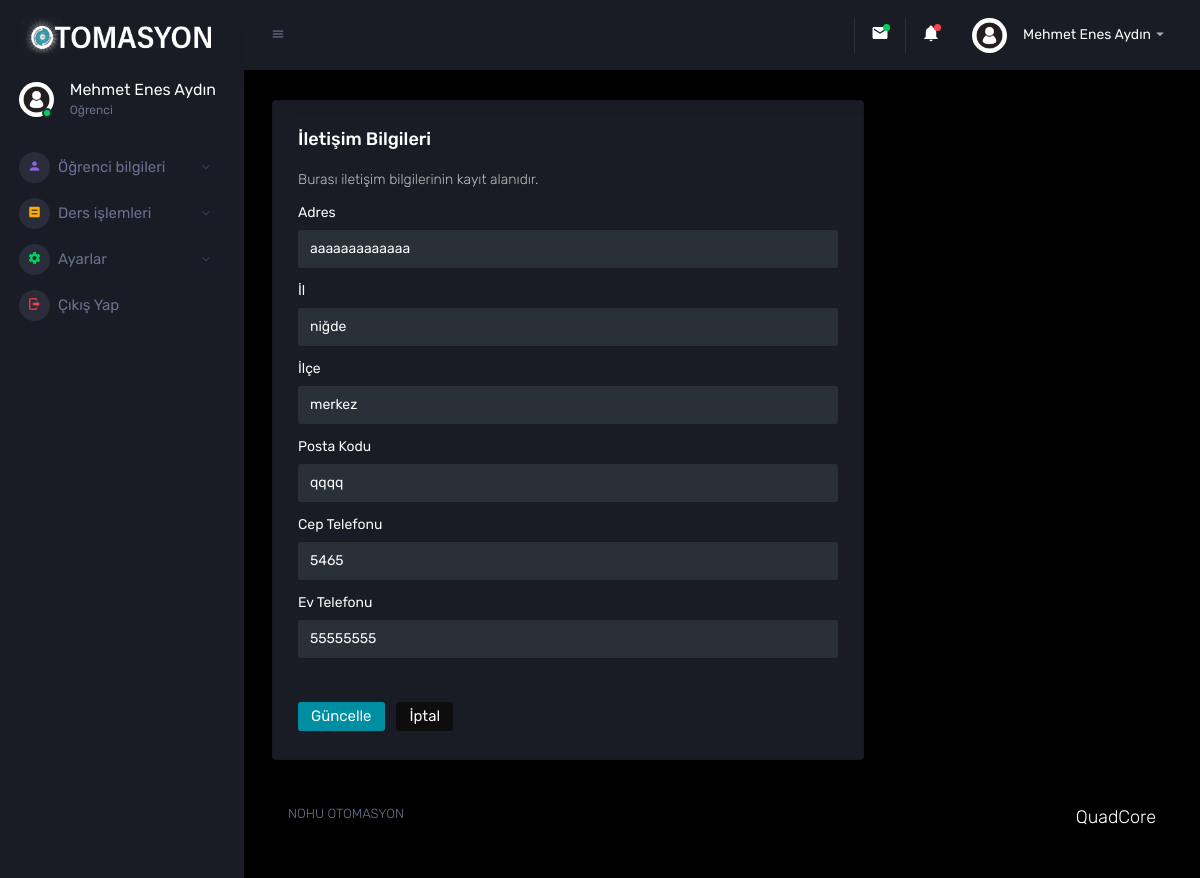
Screenshot of /iletisim-bilgileri-duzenleme.php (signed in) with the database file from the repository.
### tables this page shows
CREATE TABLE `kullanicilar` (
  `kullanici_id` int(11) NOT NULL,
  `kullanici_ad` varchar(200) NOT NULL,
  `kullanici_soyad` varchar(200) NOT NULL,
  `kullanici_no` int(20) NOT NULL,
  `kullanici_sifre` varchar(300) NOT NULL,
  `kullanici_bolum` text NOT NULL,
  `kullanici_sinif` int(11) NOT NULL,
  `kullanici_yetki` int(11) NOT NULL DEFAULT 0,
  `kullanici_sonzaman` datetime NOT NULL,
  `kullanici_tc` text NOT NULL,
  `kullanici_dogumt` text NOT NULL,
  `kullanici_dogumy` text NOT NULL,
  `kullanici_adres` text NOT NULL,
  `kullanici_il` text NOT NULL,
  `kullanici_ilce` text NOT NULL,
  `kullanici_evtel` text NOT NULL,
  `kullanici_postkod` text NOT NULL,
  `kullanici_ceptel` text NOT NULL
);

### iletisim-bilgileri-duzenleme.php (the view, shortened to what this page needs)
     <?php require_once'header.php'; ?>
    <?php require_once'sidebar.php'; ?>
    <div class="container-fluid page-body-wrapper">
     <div class="main-panel">
      <div class="content-wrapper">
<div class="row">
              <div class="col-md-8 grid-margin stretch-card">
                <div class="card">
                  <div class="card-body">
                    <h4 class="card-title">İletişim Bilgileri</h4>
                    <p class="card-description"> Burası iletişim bilgilerinin kayıt alanıdır. </p>
                    <form action="nedmin/islem.php" method="POST" class="forms-sample">
                      <div  class="form-group">
                        <label for="exampleInputUsername1">Adres</label>
                        <input name="adres" type="text" class="form-control" id="exampleInputUsername1" value="<?php echo $kullanicicek['kullanici_adres'] ?>">
                      </div>
                      <div class="form-group">
                        <label for="exampleInputPassword1">İl</label>
                        <input name="il" type="text" class="form-control" id="exampleInputPassword1"  value="<?php echo $kullanicicek['kullanici_il'] ?>">
                      </div>
                      <div class="form-group">
                        <label for="exampleInputConfirmPassword1">İlçe</label>
                        <input name="ilce" type="text" class="form-control" id="exampleInputConfirmPassword1"  value="<?php echo $kullanicicek['kullanici_ilce'] ?>">
                      </div>
                      <div class="form-group">
                        <label for="exampleInputConfirmPassword1">Posta Kodu</label>
                        <input name="postkod" type="text" class="form-control" id="exampleInputConfirmPassword1"  value="<?php echo $kullanicicek['kullanici_postkod'] ?>">
                      </div>
                      <div class="form-group">
                        <label for="exampleInputEmail1">Cep Telefonu</label>
                        <input name="ceptel" type="text" class="form-control" id="exampleInputEmail1"  value="<?php echo $kullanicicek['kullanici_ceptel'] ?>">
                      </div>
                      <div class="form-group">
                        <label for="exampleInputConfirmPassword1">Ev Telefonu</label>
                        <input name="evtel" type="text" class="form-control" id="exampleInputConfirmPassword1"  value="<?php echo $kullanicicek['kullanici_evtel'] ?>">
                      </div>
                      <div class="form-check form-check-flat form-check-primary">
                        </div>
                      <button style="background-color: #008FA2;" name="adreskaydet" type="submit" class="btn mr-2">Güncelle</button>
                      <a type="button" class="btn btn-dark mr-2"  href="iletisim-bilgileri">İptal</a>
                    </form>
                 </div>
                </div>
              </div>
      </div>
      <?php require_once'footer.php'; ?>

### header.php (shortened to what this page needs)
<?php
require_once 'nedmin/baglanti.php';
  $kullanicisor=$baglanti->prepare("SELECT * from kullanicilar where kullanici_no=:kullanici_no ");
  $kullanicisor->execute(array(
    'kullanici_no'=>$_SESSION['girisbelgesi']
  ));
  $kullanicicek=$kullanicisor->fetch(PDO::FETCH_ASSOC);
?>
<!DOCTYPE html>
<html lang="en">
<head>
  <link rel="stylesheet" href="assets/vendors/mdi/css/materialdesignicons.min.css">
  <link rel="stylesheet" href="assets/vendors/css/vendor.bundle.base.css">
  <link rel="stylesheet" href="assets/vendors/jvectormap/jquery-jvectormap.css">
  <link rel="stylesheet" href="assets/vendors/flag-icon-css/css/flag-icon.min.css">
  <link rel="stylesheet" href="assets/vendors/owl-carousel-2/owl.carousel.min.css">
  <link rel="stylesheet" href="assets/vendors/owl-carousel-2/owl.theme.default.min.css">
  <link rel="stylesheet" href="assets/css/style.css">
</head>
<body>
  <div class="container-scroller">
    <nav class="navbar p-0 fixed-top d-flex flex-row">
        <div class="navbar-menu-wrapper flex-grow d-flex align-items-stretch">
          <button class="navbar-toggler navbar-toggler align-self-center" type="button" data-toggle="minimize">
            <span class="mdi mdi-menu"></span>
          </button>
          <ul class="navbar-nav navbar-nav-right">
            <li  class="nav-item dropdown border-left">
              <a class="nav-link count-indicator dropdown-toggle" id="messageDropdown" href="#" data-toggle="dropdown" aria-expanded="false">
                <i class="mdi mdi-email"></i>
                <span class="count bg-success"></span>
              </a>
            </li>
            <li class="nav-item dropdown border-left">
              <a class="nav-link count-indicator dropdown-toggle" id="notificationDropdown" href="#" data-toggle="dropdown">
                <i class="mdi mdi-bell"></i>
                <span class="count bg-danger"></span>
              </a>
            </li>
            <li class="nav-item dropdown">
              <a class="nav-link" id="profileDropdown" href="#" data-toggle="dropdown">
                <div class="navbar-profile">
                  <img class="img-xs rounded-circle" src="images/profil.jpg" alt="">
                  <p class="mb-0 d-none d-sm-block navbar-profile-name"><?php echo $kullanicicek['kullanici_ad']?> <?php echo $kullanicicek['kullanici_soyad'] ?></p>
                  <i class="mdi mdi-menu-down d-none d-sm-block"></i>
                </div>
              </a>
            </li>
          </ul>
        </div>
      </nav>

### sidebar.php (shortened to what this page needs)
<nav class="sidebar sidebar-offcanvas" id="sidebar">
  <div class="sidebar-brand-wrapper d-none d-lg-flex align-items-center justify-content-center fixed-top">
    <a class="sidebar-brand brand-logo" href="index"><img style=";width:190px;height: 40px;" src="images/logo.png" alt="logo" /></a>
  </div>
  <ul class="nav">
    <li class="nav-item profile">
      <div class="profile-desc">
        <div class="profile-pic">
          <div class="count-indicator">
            <img class="img-xs rounded-circle " src="images/profil.jpg" alt="" >
            <span class="count bg-success"></span>
          </div>
          <div class="profile-name">
            <h5 class="mb-0 font-weight-normal"><?php echo $kullanicicek['kullanici_ad']?> <?php echo $kullanicicek['kullanici_soyad'] ?></h5>
            <?php
            if ($kullanicicek['kullanici_yetki']==0) { ?>
              <span>Oğrenci</span>
            <?php } elseif ($kullanicicek['kullanici_yetki']==1) { ?>
              <span>Öğretim Görevlisi</span>
            <?php } elseif ($kullanicicek['kullanici_yetki']==2) { ?>
              <span>Yönetici</span>
            <?php } ?>
          </div>
        </div>
      </div>
    </li>
    <li class="nav-item nav-category">
    </li>
    <?php
    if ($kullanicicek['kullanici_yetki']==0) { ?>
      <li class="nav-item menu-items">
        <a class="nav-link" data-toggle="collapse" href="#ui-basic" aria-expanded="false" aria-controls="ui-basic">
          <span class="menu-icon">
            <i class="mdi mdi-account"></i>
          </span>
          <span class="menu-title">Öğrenci bilgileri</span>
          <i class="menu-arrow"></i>
        </a>
      </li>
      <li class="nav-item menu-items">
        <a class="nav-link" data-toggle="collapse" href="#ui-basic2" aria-expanded="false" aria-controls="ui-basic">
          <span class="menu-icon">
            <i class="mdi mdi-equal-box"></i>
          </span>
          <span class="menu-title">Ders işlemleri</span>
          <i class="menu-arrow"></i>
        </a>
      </li>
    <?php   }  ?>
    <li class="nav-item menu-items">
      <a class="nav-link" data-toggle="collapse" href="#auth" aria-expanded="false" aria-controls="auth">
        <span class="menu-icon">
          <i class="mdi mdi-settings text-success"></i>
        </span>
        <span class="menu-title">Ayarlar</span>
        <i class="menu-arrow"></i>
      </a>
    </li>
     <li class="nav-item menu-items">
        <a class="nav-link" href="kullanicicikis">
          <span class="menu-icon">
            <i class="mdi mdi-logout text-danger"></i>
          </span>
          <span class="menu-title">Çıkış Yap</span>
        </a>
      </li>
  </ul>
</nav>

### rows the page displays
kullanicilar: kullanici_ad "Mehmet Enes", kullanici_soyad "Aydın", adres "aaaaaaaaaaaaa", il "niğde", ilce "merkez", postkod "qqqq", ceptel "5465", evtel "55555555"
